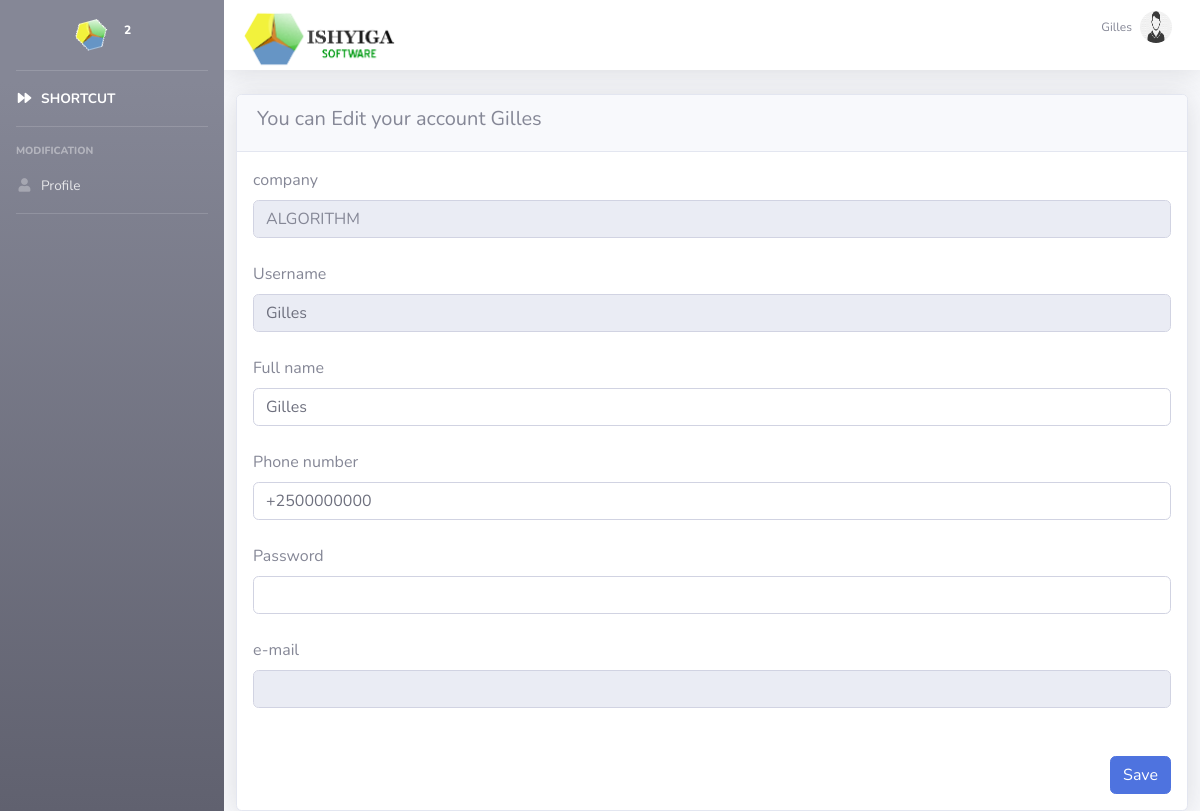
The app's page /edituser.php (signed in) with its own data.
### tables this page shows
CREATE TABLE `fluid_sub_company` (
  `id` int(100) NOT NULL,
  `id_company` int(100) NOT NULL,
  `subcompany_name` varchar(100) NOT NULL,
  `tin_number` varchar(100) NOT NULL,
  `email` varchar(100) NOT NULL,
  `location` text NOT NULL
);

CREATE TABLE `fluid_user` (
  `id` int(11) NOT NULL,
  `id_subcompany` int(11) NOT NULL,
  `username` varchar(255) NOT NULL,
  `full_name` varchar(255) NOT NULL,
  `phone_number` varchar(20) NOT NULL,
  `auth_key` varchar(32) DEFAULT '10',
  `password` varchar(255) NOT NULL,
  `passreset` varchar(255) NOT NULL,
  `email` varchar(255) NOT NULL,
  `role` int(11) NOT NULL DEFAULT '10',
  `last_login` datetime DEFAULT NULL,
  `live` int(250) DEFAULT '0',
  `status` varchar(250) DEFAULT 'lebour',
  `vercod` varchar(250) NOT NULL,
  `verfied` int(50) DEFAULT '0'
);

### edituser.php (the view, shortened to what this page needs)
<?php ob_start();
include 'include/header.php' ; ?>
<?php include('connexion.php');
?>
</head>
<body id="page-top"  >
<div id="wrapper">
<?php include 'include/navbar.php'; ?>
<div id='content-wrapper' class="d-flex flex-column">
    <?php
    require_once('include/topbon.php');
    ?>
    <div id="page-inner">
        <div class="col-md-12 col-lg-offset-2">
            <div class="card shadow">
                <div class="card-header">
                    <h5>You can Edit your account <?php echo $_SESSION['username']; ?></h5>
                </div>
            <form name="edituser" class="col-12  p-3" action="edituser.php" method="post" class="card shadow p-3">
                    <?php
                    $sql1 = 'SELECT subcompany_name from fluid_sub_company where id=' . $_SESSION['sub_company'];
                    $res = mysqli_query($connection, $sql1);
                    $row = mysqli_fetch_array($res);
                    $sub_company = $row['subcompany_name'];
                    $sql3='SELECT * from fluid_user where id='.$_SESSION['id'];
                    $res = mysqli_query($connection, $sql3);
                    $row = mysqli_fetch_array($res);
                    ?>
                    <label>company</label>
                    <input type="text" name="sub_company" class="form-control span5" disabled
                           placeholder="<?php echo $sub_company; ?>">
                    <br><label>Username</label><br>
                    <input type="text" name="username" value="<?=$row['username']?>" readonly class="form-control span5">
                    <br><label>Full name</label><br>
                    <input type="text" name="full_name" value="<?=$row['full_name']?>" class="form-control span5">
                    <br><label>Phone number</label><br>
                    <input type="text" name="phone_number" value="<?=$row['phone_number']?>" class="form-control span3">
                    <br><label>Password</label><br>
                    <input type="password" name="password" class="form-control span3">
                    <br><label>e-mail</label><br>
                    <input readonly disabled type="text" name="email" value="<?=$row['email']?>"  class="form-control span3">
                    <br>
                    <br><a href="logout.php"><input type="submit" name='save' value="Save" class="btn btn-primary pull-right"><br>
                        <div class="clearfix"></div>
                        </div>
        </div>
        </div>
</div>
<?php include('include/footerui.php'); ?>
</body>
</html>

### include/header.php (style rules this page uses)
a { color: #4e73df; text-decoration: none; background-color: transparent; }

### records on screen
fluid_sub_company: sub_company "ALGORITHM"
fluid_user: username "Gilles", full_name "Gilles", phone_number "+2500000000"

### other values on screen
$_SESSION['username'] "Gilles"
